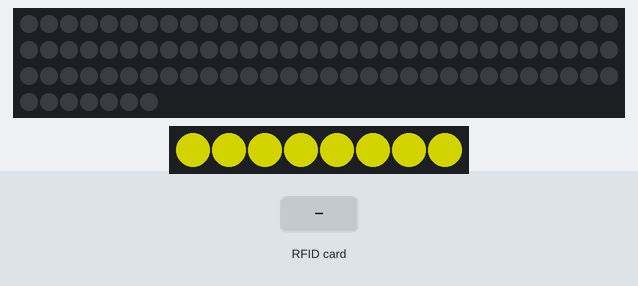
This sketch was run on a simulated Arduino Uno, built with avr-gcc and run on an emulated ATmega328P. Shown: 97 RGB LEDs in strip order, left to right, continuing on the next row, 8 RGB LEDs in strip order, left to right. The inputs (shaded band) are chosen by the test bench. Dim RGB values are drawn brighter than linear; what the sketch prints to the serial monitor is not drawn.

Above: at 1.3 s.
1.4 s: RFID card 64 34 32 F9 held to the reader
2.9 s: RFID card A0 BF AC 56 held to the reader
4.4 s: RFID card 5E 7A 19 C4 held to the reader
Timing chart, 0 to 7.4 s (numbered marks = the images above; inputs shaded):
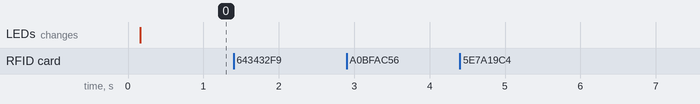

Measured:
- after the input at 1.4 s, every drawn part: stays the same
- after the input at 2.9 s, every drawn part: stays the same
- after the input at 4.4 s, every drawn part: stays the same

The sketch:

prototest.ino
```cpp
// Del 1 : Deklarering av globale variable og import av biblioteker

/*
  MFRC522.h: Dette biblioteket tillater Arduino aa
  kommunisere med et Serial PeripheralInterface (SPI), RC522.
  SPI.h lar deg lese av og skrive til ulike typer
  Radio-Frequency IDentification (RFID) kort
  koblet til Arduino med en RC522-baser kortleser koblet til SPI.
  Adafruit NeoPixel er et bibliotek som gir deg kontroll over til
  deres NeoPixel LED serie.
  NB: Serial.print() brukes kun til debugging,
  og har ingen paavirknig paa systemet ellers.

*/
#include <MFRC522.h>
#include <SPI.h>
#include <Adafruit_NeoPixel.h>

/*
  Arduino Uno inn-og utganger defineres her
*/

#define PIN 4     // Adafruit NeoPixel Stick 8 (paa kortleser)
#define KORTLESER_LED 8 // Antall ledlys til kortleseren
#define PIN 7           // Digitalporten til hylle led
#define HYLLE_LED 97  // antall ledlys til hyllen tot: 97 leds.
            // Hylleseksjon 1: 0-49  Hylleseksjon 2: 50-97

constexpr uint8_t RST_PIN = 10;     // Reset
constexpr uint8_t SS_1_PIN = 9;     // SDA pin til Bokleseren.
constexpr uint8_t SS_2_PIN = 8;     // SDA pin til Kortleseren.
constexpr uint8_t NR_OF_READERS = 2;// Setter antall lesere til maks 2.


/*
   Instanser vi trenger opprettes her.
   En hyllelys-peker av Adafruit_NeoPixel. (hyllelys)
   En kortleserlys-peker av Adafruit_NeoPixel (kortleserlys)
   Et MFRC522-peker for RFID-leserne.
*/

byte ssPins[] = {SS_1_PIN, SS_2_PIN};
MFRC522 mfrc522[NR_OF_READERS];

Adafruit_NeoPixel hyllelys = Adafruit_NeoPixel(HYLLE_LED, PIN, NEO_GRB + NEO_KHZ800);
Adafruit_NeoPixel kortleserlys = Adafruit_NeoPixel(KORTLESER_LED, PIN, NEO_GRB + NEO_KHZ800);

/*
 Setter globale variable til bruk i loopen.
 For aa ta vare paa tilstandene til henholdsvis
 bok og kort bruker vi boolean.
*/

boolean bok = false;          // Om boken er lest
boolean riktigkort = false;   // Om kortet finnes i systemet
boolean match = false;        // Om det finnes en bok tilhoerende kortet
boolean feilkort = false;     // Om kortet ikke har tilhoerende boeker i hyllen.
boolean skannetKort = false;  // Om et kort er avlest
boolean ikkeTattUt = true;    // Om boken fremdeles er i hyllen.


void setup() {
  hyllelys.begin();      // Klargjoer digitalpin'en for output.
 hyllelys.show();        // Initialiserer alle pikslene i hyllen
  kortleserlys.begin();     //gjoer det samme for kortleserlysene
 kortleserlys.show();
  Serial.begin(9600);      //  Starter Serial
 while (!Serial);        //  For debugging. Gjoer ingenting til serial er kalt paa.
 SPI.begin();             // Starter seriell-kommunikasjon.

 // Oppretter og leser ut versjonnummer og leser til serial.
  for (uint8_t reader = 0; reader < NR_OF_READERS; reader++) {
   mfrc522[reader].PCD_Init(ssPins[reader], RST_PIN);
   Serial.print(F("Reader"));
   Serial.print(reader);
   Serial.print(F(":"));
   mfrc522[reader].PCD_DumpVersionToSerial(); // *** Til debugging skriver  ut versjonen og nummeret til leseren i serial.
 }
 }


void loop() {
/*

  Loekken aktiverer hver RFID-leser, og starter soek
  etter kort.
  Innleste korts unike permanente id (UID)
  konverteres fra hexadesimaler til en mer
  haandterlig type, String.
  Boken og kortets UID legges i egne string variable.
  Strengene settes ogsaa inn i det tilhoerende arrayet.

  NB: Serial.print() brukes kun til debugging.
*/
  int reader = 0;
 String innhold = "";
 String skannerArray[2];
  for (uint8_t reader = 0; reader < NR_OF_READERS; reader++) {
   if (mfrc522[reader].PICC_IsNewCardPresent() && mfrc522[reader].PICC_ReadCardSerial()) {

     Serial.print(F("Leser"));
     Serial.print(reader);
     Serial.print(F(":KortUID:"));
     Serial.println();
     Serial.print(F("PICCtype:"));

     MFRC522::PICC_Type piccType = mfrc522[reader].PICC_GetType(mfrc522[reader].uid.sak);
     Serial.println(mfrc522[reader].PICC_GetTypeName(piccType));

     for (byte i = 0; i < mfrc522[reader].uid.size; i++){
       Serial.print(mfrc522[reader].uid.uidByte[i] < 0x10 ? "0" : "");
       Serial.print(mfrc522[reader].uid.uidByte[i], HEX);
       innhold.concat(String(mfrc522[reader].uid.uidByte[i] < 0x10 ? "0" : ""));
       innhold.concat(String(mfrc522[reader].uid.uidByte[i], HEX)); 2;
     }
     innhold.toUpperCase();
     skannerArray[reader] = innhold;  }
   }
   String boken = skannerArray[1].substring(1);
   String kortet = skannerArray[0].substring(1);


/*
     Siden vi allerede vet at boken er der naar vi
    evaluerer med
     brukeren dobbeltsjekker vi bare dette foerst.
     Vi kan ogsaa forutsi at det neste steget
     er at brukeren vil forsoeke
     aa lese av kortet sitt. betingelsen for
     aa kunne skru paa lyset er at baade kort og bok er der.
     Brukeren faar  beskjed om at innlest kort
     samsvarer med boken i hyllen og faar feedback
     i form av lys i kortleseren.
     Vi bruker variabelen ikkeTattUt som indikerer
     at bokleseren slutter aa lese. Hvis den blir
     satt til false, skrus lyset av og systemet
     gaar tilbake til aa lytte.
     Hvis boken blir tatt ut slutter det aa lyse
     i hyllenseksjonen.
     Saa lenge ingen av disse tilfellene inntreffer
     skal lyset i hyllen vaere av og
     kortleserlyset skal vaere satt til gult.
   */

   if(boken == "64 34 32 F9" && ikkeTattUt){
     bok = true;
     ikkeTattUt = true;
     Serial.println("boken er her");
   }

   if(kortet == "A0 BF AC 56"){
     riktigkort = true;
   }

   //
   if(bok && riktigkort && !skannetKort){
     colorWipeKortleser(kortleserlys.Color(0,127,0),0);
     delay(800);
     colorWipeKortleser(kortleserlys.Color(0,0,0),0);
     Serial.println("MATCH");
     match = true;
     skannetKort = true;
   }
   else if(bok && riktigkort && skannetKort && ikkeTattUt){
     match = true;
   }
   else if(bok && riktigkort && skannetKort && !ikkeTattUt){
     match = false;
     riktigkort = false;
   }
   else{
     match = false;
   }

   if(riktigkort && match && ikkeTattUt){
     colorWipe(hyllelys.Color(0, 127, 0), 0);
     hyllelys.show();
     delay(4000);
     match = false;
     Serial.println("lyset er paa");

   }

   if(!match){
     colorWipe(hyllelys.Color(0, 0, 0), 0);
     hyllelys.show();
     colorWipeKortleser(kortleserlys.Color(127, 127, 0), 0);
     Serial.println("lyset er av");
     bok = false;

   }

   mfrc522[reader].PICC_HaltA();       //Stopper innlesing paa sist leste kort.
   mfrc522[reader].PCD_StopCrypto1();  // Stop encryption on PCD
 }

 /*
 colorWipe setter RGB verdien til hver enkelt
 LED i ledstrip og stick 8.
 Verdien som settes blir foerst synlig lys naar man kaller .show()
*/
 void colorWipe(uint32_t c, uint8_t wait) {
   for(uint16_t i=50; i<hyllelys.numPixels(); i++) {
     hyllelys.setPixelColor(i, c);
     delay(wait);
   }
 }
 void colorWipeKortleser(uint32_t c1, uint8_t wait) {
   for(uint16_t i=0; i<kortleserlys.numPixels(); i++) {
     kortleserlys.setPixelColor(i, c1);
     delay(wait);
   }
   kortleserlys.show();
 }
```
